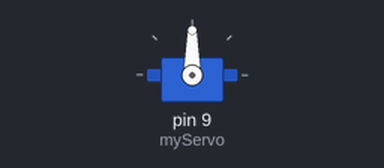
A sketch run on a simulated Arduino Uno, built with avr-gcc and run on an emulated ATmega328P. Shown: servo.

Above: at 0.05 s.
At 5.05 s:
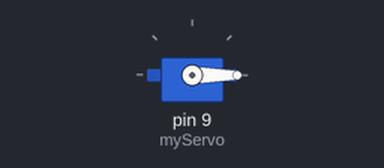
At 7.0 s:
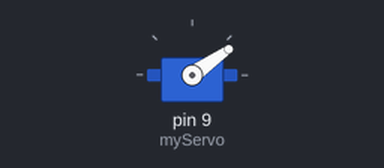
At 9.0 s:
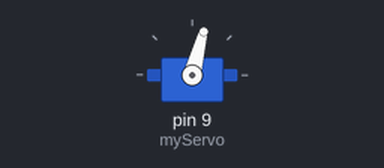
Timing chart, 0 to 12.7 s (numbered marks = the images above):
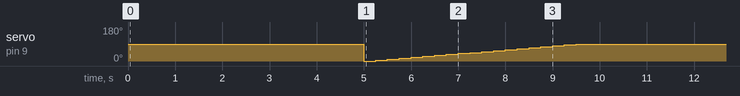

Measured:
- by itself, servo on pin 9 (myServo): repeats every 9.8 s: 5° 0.25 s, 10° 0.25 s, 15° 0.25 s, 20° 0.25 s, 25° 0.25 s, 30° 0.25 s, 35° 0.25 s, 40° 0.25 s, 45° 0.25 s, 50° 0.25 s, 55° 0.25 s, 60° 0.25 s, 65° 0.25 s, 70° 0.25 s, 75° 0.25 s, 80° 0.25 s, 85° 0.25 s, 90° 5.3 s, 0° 0.25 s

The sketch:

ServoCalibration.ino
```cpp
#include <Servo.h>

int led = 13;

Servo myServo;

void setup() {
  // put your setup code here, to run once:
  myServo.attach(9);
  pinMode(led, INPUT);
  digitalWrite(led, LOW);
}

void loop() {
  // put your main code here, to run repeatedly:
  digitalWrite(led, HIGH);
  delay(5000);
  digitalWrite(led, LOW);
  myServo.write(0);
  for (int i = 0; i <= 90; i += 5) {
    myServo.write(i);
    delay(250);
  }
}
```
